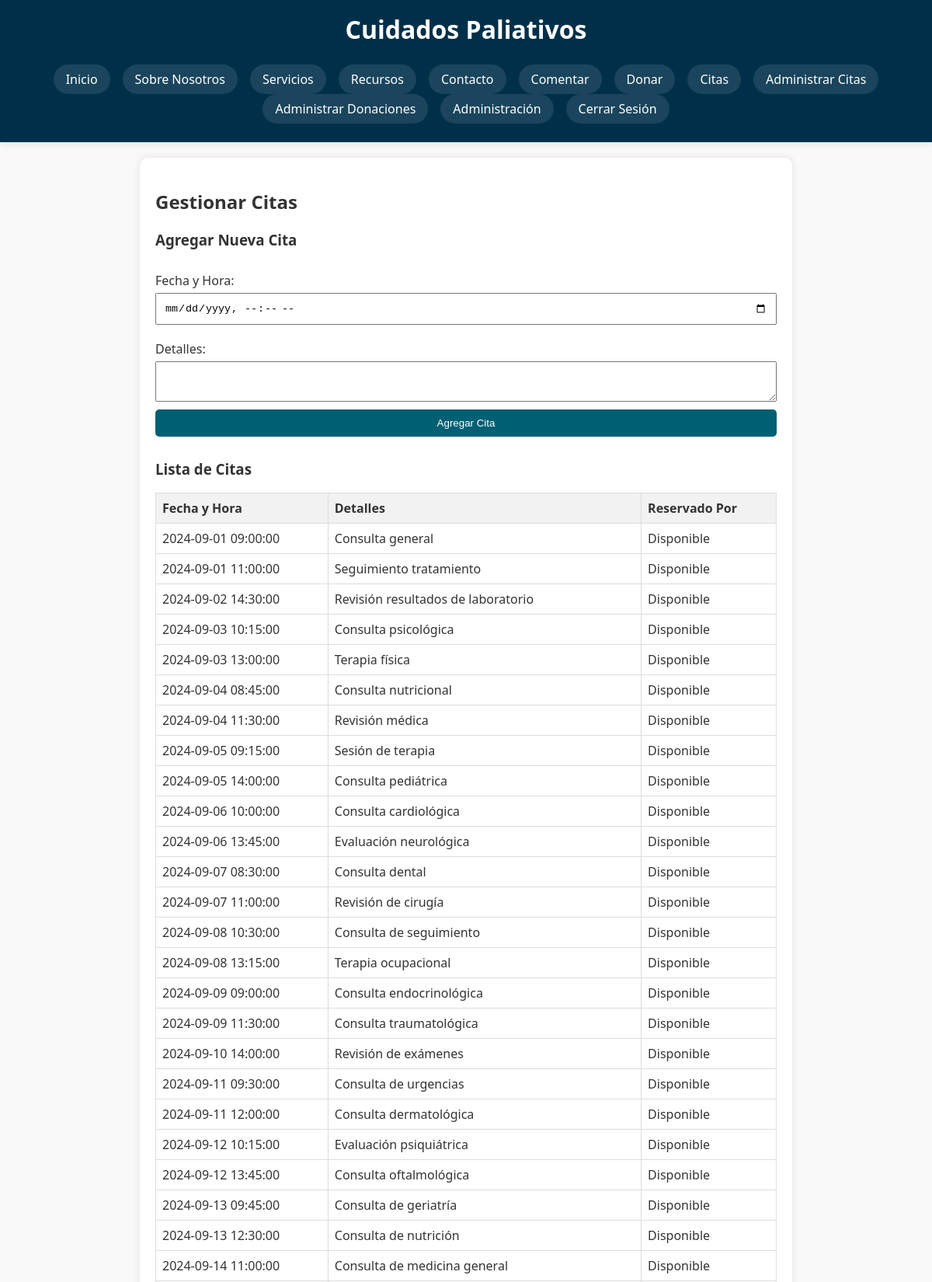
The page /public/admin_citas.php (signed in, upper part) on the database its author committed.
### tables this page shows
CREATE TABLE citas (
                       id INT AUTO_INCREMENT PRIMARY KEY,
                       fecha DATETIME NOT NULL,
                       detalles TEXT NOT NULL,
                       reservado_por INT NULL,
                       FOREIGN KEY (reservado_por) REFERENCES users(id)
);

### src/citas.php (called while the page is built, shortened)
<?php
class Cita {
    private $conn;
    public function __construct($dbConnection) {
        $this->conn = $dbConnection;
    }
    private function eliminarCitasPasadas() {
        $sql = "DELETE FROM citas WHERE fecha < NOW() - INTERVAL 1 DAY";
        $this->conn->query($sql);
    }
    public function getAllCitas() {
        $sql = "SELECT * FROM citas";
        $result = $this->conn->query($sql);
        return $result->fetch_all(MYSQLI_ASSOC);
    }
}
?>

### public/admin_citas.php (the view, shortened to what this page needs)
<?php
include_once '../views/header.php';
include_once '../src/auth.php';
require_once '../src/citas.php';
$cita = new Cita($conn);
$citas = $cita->getAllCitas();
?>
<main>
    <section id="admin_citas">
        <h2>Gestionar Citas</h2>
        <h3>Agregar Nueva Cita</h3>
        <form action="admin_citas.php" method="post">
            <label for="fecha">Fecha y Hora:</label>
            <input type="datetime-local" id="fecha" name="fecha" required>
            <label for="detalles">Detalles:</label>
            <textarea id="detalles" name="detalles" required></textarea>
            <button type="submit">Agregar Cita</button>
        </form>
        <h3>Lista de Citas</h3>
        <table>
            <thead>
            <tr>
                <th>Fecha y Hora</th>
                <th>Detalles</th>
                <th>Reservado Por</th>
            </tr>
            </thead>
            <tbody>
            <?php foreach ($citas as $c): ?>
                <tr>
                    <td><?php echo $c['fecha']; ?></td>
                    <td><?php echo $c['detalles']; ?></td>
                    <td><?php echo $c['reservado_por'] ? $c['reservado_por'] : 'Disponible'; ?></td>
                </tr>
            <?php endforeach; ?>
            </tbody>
        </table>
    </section>
</main>
<?php include '../views/footer.php'; ?>

### public/css/styles.css (style rules this page uses)
html, body { height: 100%; margin: 0; padding: 0; }
body { font-family: 'Segoe UI', Tahoma, Geneva, Verdana, sans-serif; margin: 0; padding: 0; background-color: #f9f9f9; color: #333; display: flex; flex-direction: column; min-height: 100vh; }
main { flex: 1 0 auto; }
main { padding: 20px; }
section { margin: 20px 0; background: white; padding: 20px; border-radius: 10px; box-shadow: 0 2px 4px rgba(0, 0, 0, 0.1); }
#admin_citas, #citas { max-width: 800px; margin: auto; padding: 20px; background: white; border-radius: 10px; box-shadow: 0 0 10px rgba(0, 0, 0, 0.1); }
#admin_citas table, #citas table { width: 100%; border-collapse: collapse; margin-bottom: 20px; }
#admin_citas table, #admin_citas th, #admin_citas td, #citas table, #citas th, #citas td { border: 1px solid #ddd; padding: 8px; }
#admin_citas th, #citas th { background-color: #f2f2f2; text-align: left; }
#admin_citas form, #citas form { display: flex; flex-direction: column; }
#admin_citas form label, #citas form label { margin: 10px 0 5px; }
#admin_citas form input, #admin_citas form textarea, #admin_citas form button, #citas form button { padding: 10px; margin-bottom: 10px; }
#admin_citas form button, #citas form button { background-color: #005f73; color: white; border: none; cursor: pointer; padding: 10px; border-radius: 5px; }

### rows shown on the page
citas: fecha "2024-09-01 09:00:00", detalles "Consulta general", shows "Disponible"
citas: fecha "2024-09-01 11:00:00", detalles "Seguimiento tratamiento", shows "Disponible"
citas: fecha "2024-09-02 14:30:00", detalles "Revisión resultados de laboratorio", shows "Disponible"
citas: fecha "2024-09-03 10:15:00", detalles "Consulta psicológica", shows "Disponible"
citas: fecha "2024-09-03 13:00:00", detalles "Terapia física", shows "Disponible"
citas: fecha "2024-09-04 08:45:00", detalles "Consulta nutricional", shows "Disponible"
citas: fecha "2024-09-04 11:30:00", detalles "Revisión médica", shows "Disponible"
citas: fecha "2024-09-05 09:15:00", detalles "Sesión de terapia", shows "Disponible"
citas: fecha "2024-09-05 14:00:00", detalles "Consulta pediátrica", shows "Disponible"
citas: fecha "2024-09-06 10:00:00", detalles "Consulta cardiológica", shows "Disponible"
citas: fecha "2024-09-06 13:45:00", detalles "Evaluación neurológica", shows "Disponible"
citas: fecha "2024-09-07 08:30:00", detalles "Consulta dental", shows "Disponible"
citas: fecha "2024-09-07 11:00:00", detalles "Revisión de cirugía", shows "Disponible"
citas: fecha "2024-09-08 10:30:00", detalles "Consulta de seguimiento", shows "Disponible"
citas: fecha "2024-09-08 13:15:00", detalles "Terapia ocupacional", shows "Disponible"
citas: fecha "2024-09-09 09:00:00", detalles "Consulta endocrinológica", shows "Disponible"
citas: fecha "2024-09-09 11:30:00", detalles "Consulta traumatológica", shows "Disponible"
citas: fecha "2024-09-10 14:00:00", detalles "Revisión de exámenes", shows "Disponible"
citas: fecha "2024-09-11 09:30:00", detalles "Consulta de urgencias", shows "Disponible"
citas: fecha "2024-09-11 12:00:00", detalles "Consulta dermatológica", shows "Disponible"
citas: fecha "2024-09-12 10:15:00", detalles "Evaluación psiquiátrica", shows "Disponible"
citas: fecha "2024-09-12 13:45:00", detalles "Consulta oftalmológica", shows "Disponible"
citas: fecha "2024-09-13 09:45:00", detalles "Consulta de geriatría", shows "Disponible"
citas: fecha "2024-09-13 12:30:00", detalles "Consulta de nutrición", shows "Disponible"
citas: fecha "2024-09-14 11:00:00", detalles "Consulta de medicina general", shows "Disponible"
